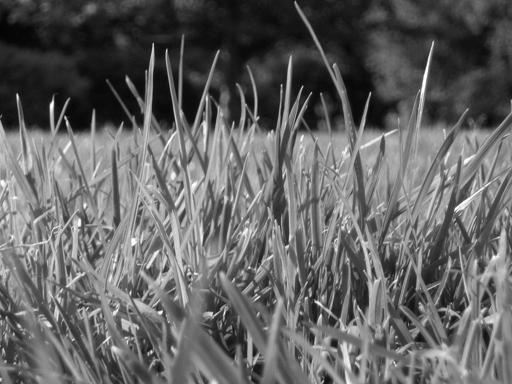
#> input picture Lab 2/code/Image_enhancement/images/image1.jpg, 512 x 384 px
$ python compute_LoG.py   (older library calls are emulated)
#> lines starting #> are read from the running program, lines starting #| are printed output that depends on the picture
from scipy.signal import convolve2d
import cv2
import math
import numpy as np
import matplotlib.pyplot as plt


def compute_LoG(image, LOG_type):
    img_org = image.copy()
    #create an empty nup image


    def dnorm(x, mu, sd):
        const = 1 / (np.sqrt(2 * np.pi) * sd)
        pow = np.exp(-np.power((x - mu) / sd, 2) / 2)
        return  const * pow

    def log_kernel(ksize, sig = 1):
        v = np.power(sig, 2)
        x = np.linspace(-(ksize//2), ksize//2, ksize)
        k1 = np.linspace(-(ksize//2), ksize//2, ksize)

        for i in range(ksize):
            k1[i] = dnorm(x[i], 0, sd = sig)
        #compute kernel
        k2d = np.outer(k1.T, k1.T)

        aa,bb = np.meshgrid(x,x)
        term_2 = np.power(aa,2) + (np.power(bb,2))
        term_2 = 2 * v - term_2
        k2d = -k2d * term_2 / np.power(v,2)
        return k2d

    def gauusian_edge(image, ksize, sig):

        kernel_2D = log_kernel(ksize, sig=sig)

        log_image = convolve2d(image, kernel_2D)
        edge_img  = cv2.normalize(log_image, None, alpha=0, beta=1, norm_type=cv2.NORM_MINMAX, dtype=cv2.CV_32F)

        return edge_img

    if LOG_type == 1:
        h,w, = img_org.shape
        ans = np.zeros((h,w,1))
        #method 1
        #apply gaussian first
        #image = image/(255.0)
        #gaussian_kernel = cv2.getGaussianKernel(ksize=5,sigma=0.5)
        image = cv2.GaussianBlur(image, ksize=(15,15), sigmaX=0.5,sigmaY=0)
        #computer gaussian
        image = gauusian_edge(image, ksize=9, sig=1.4)
        #save in one channel of output
        image = image *255
        #cv2.imwrite('laplacian_method1.jpg',image)
        #create a subploit of method 1 and original image
        #store images in ans
        h,w, = image.shape
        ans = np.zeros((h,w,2))
        ans[:,:,0] = image.copy()


    elif LOG_type == 2:
        #print('Not implemented\n')
        image = gauusian_edge(image, ksize=9, sig=1.4)
        #save in one channel of output
        image = image *255
        #cv2.imwrite('laplacian_method2.jpg',image)
        h,w, = image.shape
        ans = np.zeros((h,w,2))
        ans[:,:,0] = image.copy()


    elif LOG_type == 3:

        #print('Not implemented\n')
        #use different ksize and sig
        img1 = gauusian_edge(image, ksize=9, sig=1.4)
        #save in one channel of output
        img1 = img1 *255
        #cv2.imwrite('laplacian_method3_img1.jpg',img1)
        #do img2 now
        img2 = gauusian_edge(image, ksize=9, sig=3.5)
        #save in one channel of output
        img2 = img2 *255
        #cv2.imwrite('laplacian_method3_img2.jpg',img2)
        #store img1,img2
        h,w, = img1.shape
        ans = np.zeros((h,w,2))
        ans[:,:,0] = img1.copy()
        ans[:,:,1] = img2.copy()


    return ans

image = cv2.imread('./images/image1.jpg')
#> image is the input picture: shape (384, 512, 3); min 0, max 255, mean 99.4
image_rgb = cv2.cvtColor(image, cv2.COLOR_BGR2RGB)
#image_rgb = image_rgb.astype(np.float32)

image = cv2.cvtColor(image, cv2.COLOR_BGR2GRAY)
#> image: shape (384, 512)
image = image.astype(np.float32)

ans = compute_LoG(image, 3)
#> in gauusian_edge, `log_image = convolve2d(image, kernel_2D)`:
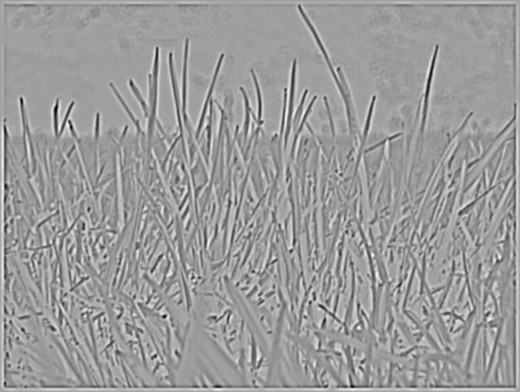
#> log_image: shape (392, 520) float64; min -49.81, max 29.65, mean -1.2; drawn with min black and max white
#> call 2 of gauusian_edge, with ksize = 9, sig = 3.5
#> in gauusian_edge (call 2), `log_image = convolve2d(image, kernel_2D)`:
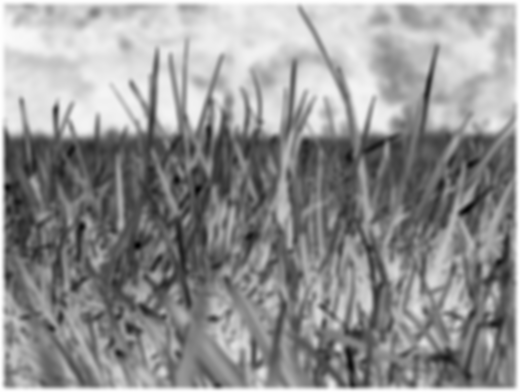
#> log_image: shape (392, 520) float64; min -13.43, max 0.0218, mean -5.67; drawn with min black and max white

#visualise images and save them
h,w,c = ans.shape
#> h = 392; w = 520; c = 2

#ans is either single image or two images
print(ans.shape)
#| (392, 520, 2)
if(c==1):
    #plt.imshow(input_image, cmap='gray', vmin=0, vmax=255)
    #cv2.imwrite('Output.jpg',ans[:,:,0])
    fig, ax = plt.subplots(1,2, figsize=(15,15))
    a = ans[:,:,0]

    # use the created array to output your multiple images. In this case I have stacked 4 images vertically
    for ax1 in ax:
        ax1.set_xticks([])
        ax1.set_yticks([])

    ax[0].imshow(image_rgb)
    ax[1].imshow(a, cmap='gray', vmin=0, vmax=255)

    ax[0].set_title("Original Image")
    ax[1].set_title("Laplace")

    fig.savefig('./Output_Laplace1.eps', format='eps', dpi=300, bbox_inches='tight')
    fig.savefig('Output_Laplace1.jpg', dpi=300, bbox_inches='tight')

elif (c>1):
    #for gray image visualise function
    a = ans[:,:,0]
    b = ans[:,:,1]

    #convert to 255 range
    #input_image = cv2.normalize(input_image, None, 0, 255, cv2.NORM_MINMAX, cv2.CV_8U)

    fig, ax = plt.subplots(1,3, figsize=(15,15))

    # use the created array to output your multiple images. In this case I have stacked 4 images vertically
    for ax1 in ax:
        ax1.set_xticks([])
        ax1.set_yticks([])

    ax[0].imshow(image_rgb, cmap='gray', vmin=0, vmax=255)
    ax[1].imshow(a, cmap='gray', vmin=0, vmax=255)
    ax[2].imshow(b, cmap='gray', vmin=0, vmax=255)

    ax[0].set_title("Original Image")
    ax[1].set_title("Sigma 1 ")
    ax[2].set_title("Sigma 2")

    fig.savefig('./Output_Laplace2.eps', format='eps', dpi=300, bbox_inches='tight')
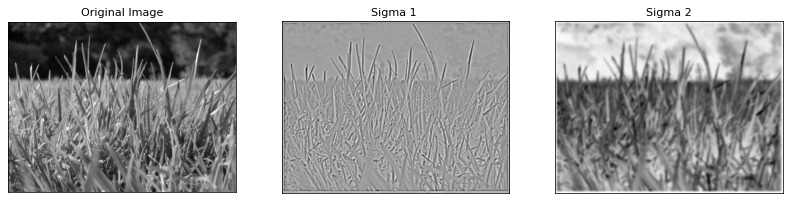
#> figure drawn by matplotlib, 3 panels
    fig.savefig('Output_Laplace2.jpg', dpi=300, bbox_inches='tight')

$ run again, with Lab 2/code/Image_enhancement/images/image2.jpg copied over Lab 2/code/Image_enhancement/images/image1.jpg
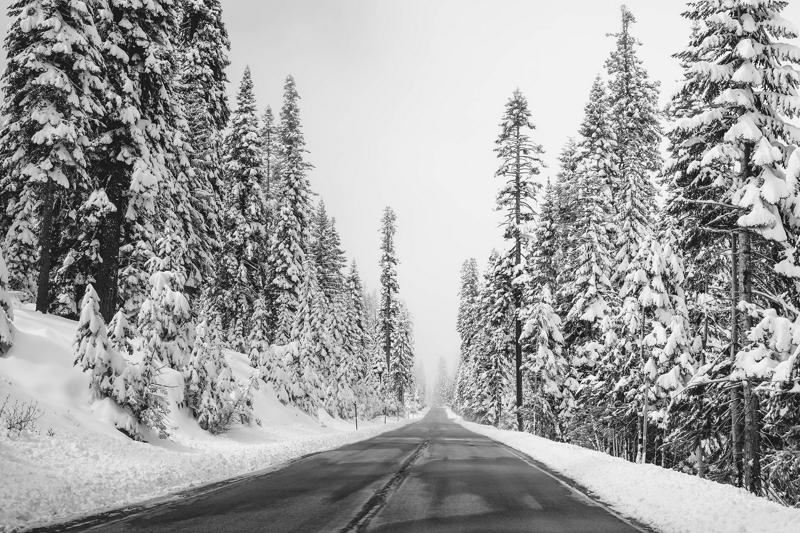
#> input picture Lab 2/code/Image_enhancement/images/image2.jpg, 800 x 533 px
#> image is the input picture: shape (533, 800, 3); min 0, max 255, mean 160
#> in gauusian_edge (call 2), `log_image = convolve2d(image, kernel_2D)`:
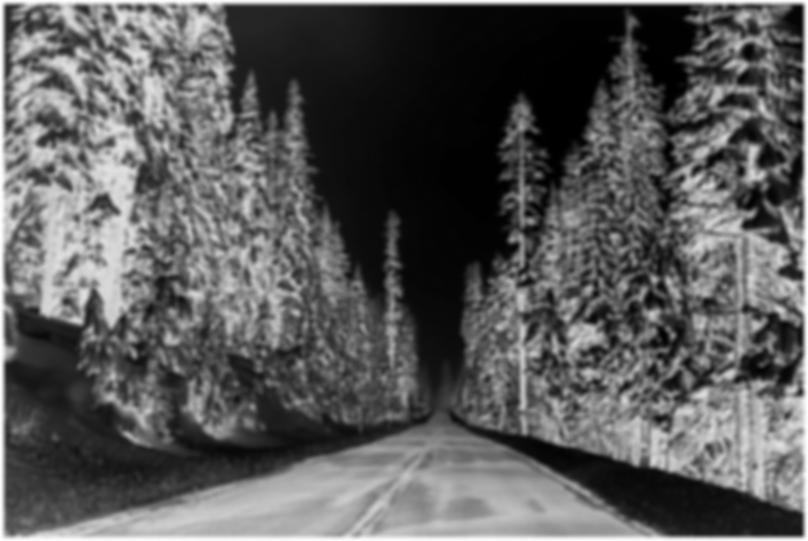
#> log_image: shape (541, 808) float64; min -14.34, max 0.0452, mean -9.23; drawn with min black and max white
#| (541, 808, 2)
#> `fig.savefig('./Output_Laplace2.eps', format='eps', dpi=300, bbox_inche..`:
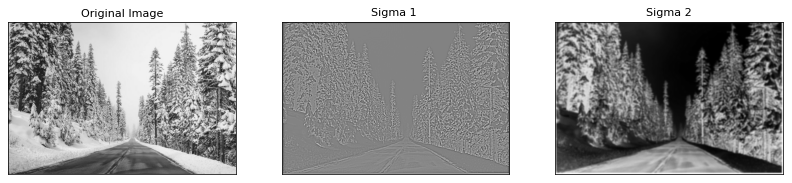
#> figure drawn by matplotlib, 3 panels
